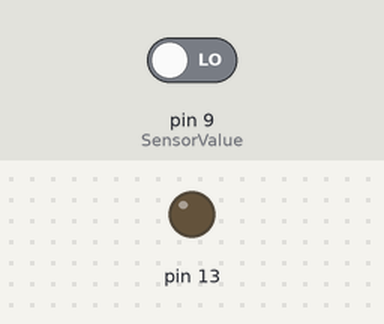
A sketch run on a simulated Arduino Uno, built with avr-gcc and run on an emulated ATmega328P. Parts: output pins drawn as LEDs (lit = HIGH). The test bench sets the inputs (shaded band); at power-on: pin 9 (SensorValue) LOW.

Above: at 2.8 s.
2.9 s: pin 9 (SensorValue) driven HIGH
At 4.0 s:
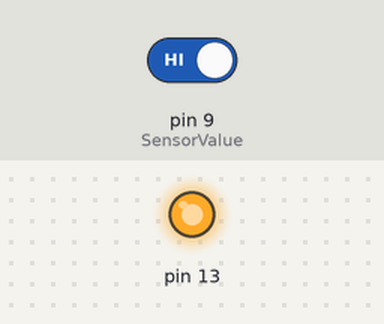
4.5 s: pin 9 (SensorValue) driven LOW
At 5.5 s:
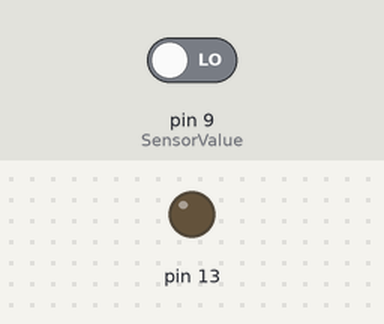
Timing chart, 0 to 7.5 s (numbered marks = the images above; inputs shaded):
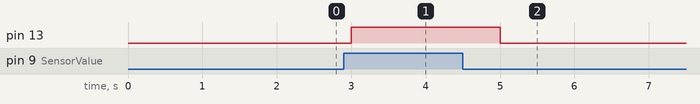

Measured:
- after the input at 2.9 s, pin 13: LOW → HIGH after 0.10 s
- after the input at 4.5 s, pin 13: HIGH → LOW after 0.50 s

The sketch:

ir.ino
```cpp
void setup() {
  // put your setup code here, to run once:
int SensorValue=9;
pinMode(SensorValue,INPUT);
pinMode(13,OUTPUT);
}

void loop() {
  // put your main code here, to run repeatedly:
int val=0;
val=digitalRead(9);
if(val==HIGH)
{
 digitalWrite(13,HIGH);
delay(1000);
}
else
{
  digitalWrite(13,LOW);
delay(1000);
}
}
```
